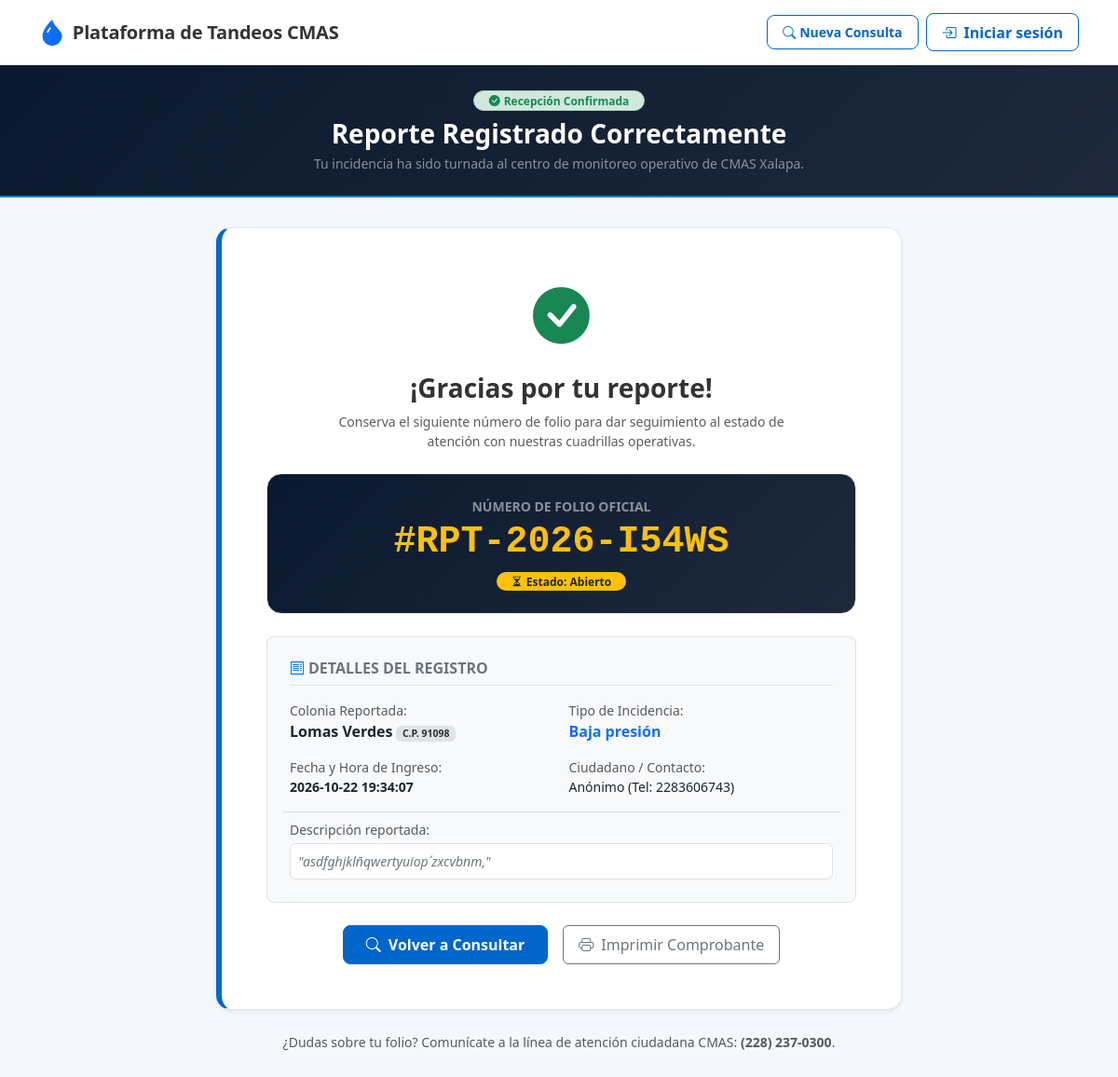
The page /reporte/exito/RPT-2026-I54WS on the database its author committed.
### tables this page shows
CREATE TABLE reportes_ciudadanos (
    id_reporte INTEGER PRIMARY KEY AUTOINCREMENT,
    folio TEXT NOT NULL UNIQUE,
    id_colonia INTEGER NOT NULL,
    tipo_incidencia TEXT NOT NULL CHECK(tipo_incidencia IN ('Falta de agua', 'Fuga', 'Baja presión', 'Mantenimiento', 'Otro')),
    descripcion TEXT NOT NULL,
    nombre_ciudadano TEXT,
    telefono_contacto TEXT,
    fecha_hora_reporte DATETIME NOT NULL DEFAULT (DATETIME('now', 'localtime')),
    estado TEXT NOT NULL DEFAULT 'Abierto' CHECK(estado IN ('Abierto', 'En proceso', 'Cerrado')), id_usuario INTEGER REFERENCES Usuario(id_usuario),
    FOREIGN KEY (id_colonia) REFERENCES colonias(id_colonia)
);

CREATE TABLE colonias (
    id_colonia INTEGER PRIMARY KEY AUTOINCREMENT,
    nombre TEXT NOT NULL,
    codigo_postal TEXT NOT NULL,
    id_sector INTEGER,
    zona TEXT,
    FOREIGN KEY (id_sector) REFERENCES sectores(id_sector) ON UPDATE CASCADE ON DELETE RESTRICT
);

### app/routes/reporte_routes.py (the view)
@reporte_bp.route("/reporte/exito/<folio>", methods=["GET"])
def reporte_exito(folio: str):
    es_val, folio_limpio, _ = validar_folio(folio)
    if not es_val or not folio_limpio:
        abort(404, description=f"No se encontró ningún reporte con el folio {folio}.")
    service = _get_service()
    reporte = service.obtener_reporte_por_folio(folio_limpio)
    if not reporte:
        abort(404, description=f"No se encontró ningún reporte con el folio {folio}.")
    return render_template(
        "public/reporte_exito.html",
        reporte=reporte,
    ), 200

### app/repositories/db.py (called while the page is built)
def get_db() -> sqlite3.Connection:
    if "db" not in g:
        g.db = sqlite3.connect(current_app.config["DATABASE"])
        g.db.row_factory = sqlite3.Row
        g.db.execute("PRAGMA foreign_keys = ON")
    return g.db

### app/routes/reporte_routes.py (called while the page is built)
def _get_service() -> ReporteService:
    return ReporteService()

### app/services/reporte_service.py (called while the page is built)
    def obtener_reporte_por_folio(self, folio: str) -> Optional[Dict[str, Any]]:
        if not folio:
            return None
        return self._repo.obtener_por_folio(folio)

### app/utils/csrf.py (called while the page is built)
def generate_csrf_token(force: bool = False) -> str:
    if force or _CSRF_KEY not in session:
        session[_CSRF_KEY] = secrets.token_urlsafe(_TOKEN_BYTES)
    return session[_CSRF_KEY]

### app/utils/validators.py (called while the page is built)
def sanitizar_cadena(valor: Any) -> str:
    if valor is None:
        return ""
    texto = str(valor)
    texto = texto.replace("\x00", "").replace("\r", "")
    return texto.strip()

def validar_folio(folio: Any) -> Tuple[bool, Optional[str], Optional[str]]:
    texto = sanitizar_cadena(folio).upper()
    if not RE_FOLIO.match(texto):
        return False, None, f"Formato de folio inválido: '{texto}'."
    return True, texto, None

### app/templates/public/reporte_exito.html (shortened to what this page needs)
{% extends "base.html" %}
{% block navbar_extra %}
<a href="/" class="btn btn-sm btn-outline-cmas d-inline-flex align-items-center gap-1">
  <i class="bi bi-search" aria-hidden="true"></i>
  <span>Nueva Consulta</span>
</a>
{% endblock %}
{% block content %}
<section class="cmas-search-hero-dark py-4 text-white text-center">
  <div class="container">
    <div class="max-w-600 mx-auto">
      <span class="badge bg-success-subtle text-success border border-success-subtle rounded-pill px-3 py-1 small fw-semibold mb-2">
        <i class="bi bi-check-circle-fill me-1"></i>Recepción Confirmada
      </span>
      <h1 class="h3 fw-bold mb-1 text-white">
        Reporte Registrado Correctamente
      </h1>
      <p class="text-white-50 small mb-0">
        Tu incidencia ha sido turnada al centro de monitoreo operativo de CMAS Xalapa.
      </p>
    </div>
  </div>
</section>
<div class="container py-4 my-2">
  <div class="row justify-content-center">
    <div class="col-lg-8 col-md-10">
      <div class="cmas-info-card p-4 p-md-5 text-center shadow-sm">
        <div class="mb-3 text-success">
          <i class="bi bi-check-circle-fill" style="font-size: 3.8rem;" aria-hidden="true"></i>
        </div>
        <h2 class="h3 fw-bold text-cmas-dark mb-2">
          ¡Gracias por tu reporte!
        </h2>
        <p class="text-muted small max-w-500 mx-auto mb-4">
          Conserva el siguiente número de folio para dar seguimiento al estado de atención con nuestras cuadrillas operativas.
        </p>
        <div class="p-3 p-md-4 rounded-4 mb-4 border" style="background: linear-gradient(135deg, #0A192F 0%, #1E293B 100%); color: #FFFFFF;">
          <div class="small text-white-50 text-uppercase fw-semibold tracking-wide mb-1">
            Número de Folio Oficial
          </div>
          <div class="display-6 fw-bold text-warning letter-spacing-1 font-monospace" id="folioTexto">
            #{{ reporte.folio }}
          </div>
          <div class="d-flex align-items-center justify-content-center gap-2 mt-2">
            <span class="badge bg-warning text-dark px-3 py-1 rounded-pill fw-bold">
              <i class="bi bi-hourglass-split me-1"></i>Estado: {{ reporte.estado }}
            </span>
          </div>
        </div>
        <div class="text-start bg-light rounded-3 p-4 border mb-4">
          <h3 class="h6 fw-bold text-secondary text-uppercase border-bottom pb-2 mb-3">
            <i class="bi bi-receipt me-1 text-primary"></i>Detalles del Registro
          </h3>
          <div class="row g-3 small">
            <div class="col-sm-6">
              <span class="text-muted d-block">Colonia Reportada:</span>
              <strong class="text-dark fs-6">{{ reporte.nombre_colonia }}</strong>
              {% if reporte.codigo_postal %}
                <span class="badge bg-secondary-subtle text-secondary-emphasis">C.P. {{ reporte.codigo_postal }}</span>
              {% endif %}
            </div>
            <div class="col-sm-6">
              <span class="text-muted d-block">Tipo de Incidencia:</span>
              <strong class="text-primary fs-6">{{ reporte.tipo_incidencia }}</strong>
            </div>
            <div class="col-sm-6">
              <span class="text-muted d-block">Fecha y Hora de Ingreso:</span>
              <span class="text-dark fw-semibold">{{ reporte.fecha_hora_reporte }}</span>
            </div>
            <div class="col-sm-6">
              <span class="text-muted d-block">Ciudadano / Contacto:</span>
              <span class="text-dark">{{ reporte.nombre_ciudadano }} (Tel: {{ reporte.telefono_contacto }})</span>
            </div>
            <div class="col-12 pt-2 border-top">
              <span class="text-muted d-block mb-1">Descripción reportada:</span>
              <div class="p-2 bg-white rounded border text-secondary fst-italic">
                "{{ reporte.descripcion }}"
              </div>
            </div>
          </div>
        </div>
        <div class="d-flex flex-wrap justify-content-center gap-3">
          <a href="/" class="btn btn-cmas-primary px-4 py-2 fw-semibold d-inline-flex align-items-center gap-2">
            <i class="bi bi-search" aria-hidden="true"></i>
            <span>Volver a Consultar</span>
          </a>
          <button type="button" class="btn btn-outline-secondary px-3 py-2 d-inline-flex align-items-center gap-2" onclick="window.print()">
            <i class="bi bi-printer" aria-hidden="true"></i>
            <span>Imprimir Comprobante</span>
          </button>
        </div>
      </div>
      <div class="text-center text-muted small mt-4">
        ¿Dudas sobre tu folio? Comunícate a la línea de atención ciudadana CMAS: <strong>(228) 237-0300</strong>.
      </div>
    </div>
  </div>
</div>
{% endblock %}

### app/static/css/style.css (style rules this page uses)
:root { --cmas-primary: #0066CC; --cmas-primary-hover: #004E9C; --cmas-bg-body: #F4F7FB; --cmas-card-bg: #FFFFFF; --cmas-text: #333333; --cmas-muted: #6C757D; --cmas-border: #E2E8F0; }
body.bg-cmas-body { background-color: var(--cmas-bg-body); color: var(--cmas-text); font-family: system-ui, -apple-system, "Segoe UI", Roboto, "Helvetica Neue", Arial, sans-serif; min-height: 100vh; }
.text-cmas-dark { color: var(--cmas-text) !important; }
.btn-cmas-primary { background-color: var(--cmas-primary); border-color: var(--cmas-primary); color: #FFFFFF; font-weight: 600; font-size: 1rem; border-radius: 0.5rem; padding: 0.7rem 1.25rem; transition: all 0.2s ease-in-out; }
.btn-outline-cmas { border: 1.5px solid var(--cmas-primary); color: var(--cmas-primary); font-weight: 600; border-radius: 0.5rem; padding: 0.45rem 1rem; transition: all 0.2s ease; }
.cmas-search-hero-dark { background: linear-gradient(135deg, #0A192F 0%, #1E293B 100%); border-bottom: 2px solid #0284C7; position: relative; }
.cmas-info-card { background-color: #FFFFFF; border: 1px solid var(--cmas-border); border-radius: 1rem; border-left: 6px solid var(--cmas-primary); }
.max-w-500 { max-width: 500px; }
.max-w-600 { max-width: 600px; }

### rows shown on the page
reportes_ciudadanos: folio "RPT-2026-I54WS", estado "Abierto", tipo_incidencia "Baja presión", fecha_hora_reporte "2026-10-22 19:34:07", telefono_contacto "2283606743", descripcion "asdfghjklñqwertyuiop´zxcvbnm,"
colonias: nombre_colonia "Lomas Verdes", codigo_postal "91098"

### other values the page prints
{{ reporte.nombre_ciudadano }} "Anónimo"
